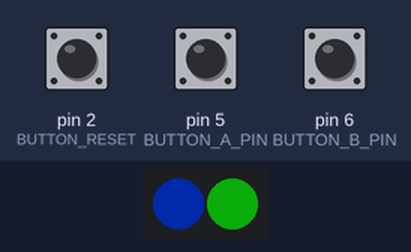
The sketch below on a simulated Arduino Leonardo, built with avr-gcc and run on an emulated ATmega32U4. Parts: 2 RGB LEDs in strip order, left to right. The inputs (shaded band) are chosen by the test bench; at power-on: pin 2 (BUTTON_RESET) HIGH, pin 5 (BUTTON_A_PIN) HIGH, pin 6 (BUTTON_B_PIN) HIGH. Dim RGB values are drawn brighter than linear; USB keyboard and mouse output is not drawn.

Above: at 1.2 s.
1.3 s: pin 2 (BUTTON_RESET) pulled LOW for 0.15 s
At 1.9 s:
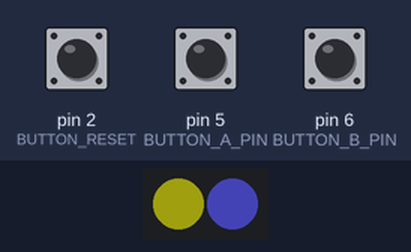
2.9 s: pin 5 (BUTTON_A_PIN) pulled LOW for 0.15 s
At 2.99 s:
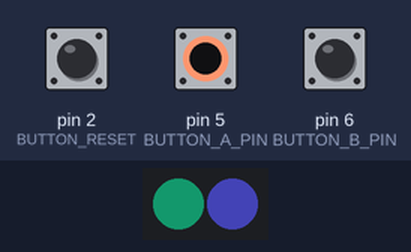
4.5 s: pin 6 (BUTTON_B_PIN) pulled LOW for 0.15 s
At 4.59 s:
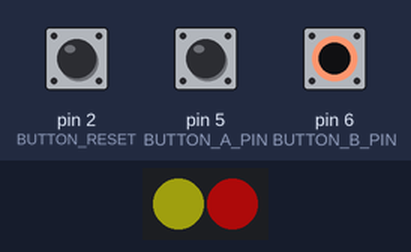
6.1 s: pin 6 (BUTTON_B_PIN) pulled LOW for 3.2 s
At 10.4 s:
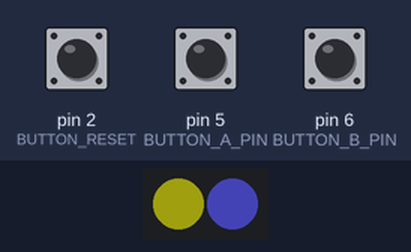
10.8 s: pin 2 (BUTTON_RESET) pulled LOW for 1 s
At 11.5 s:
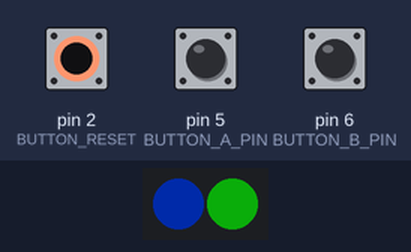
13.3 s: pin 5 (BUTTON_A_PIN) pulled LOW for 1 s
At 13.8 s:
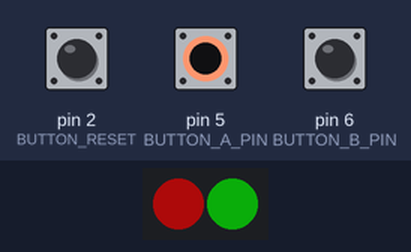
Timing chart, 0 to 16.3 s (numbered marks = the images above; inputs shaded):
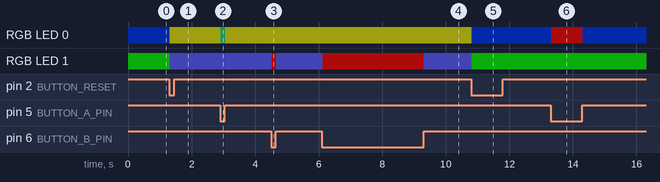

Measured:
- after the input at 1.3 s, RGB LED 0: RGB(0, 11, 44) → RGB(31, 31, 3) at once; RGB LED 1: RGB(3, 51, 3) → RGB(24, 24, 65) at once
- after the input at 2.9 s, RGB LED 0: RGB(31, 31, 3) → RGB(3, 24, 17) at once, → RGB(31, 31, 3) 0.14 s later
- after the input at 4.5 s, RGB LED 1: RGB(24, 24, 65) → RGB(51, 3, 3) at once, → RGB(24, 24, 65) 0.14 s later
- after the input at 6.1 s, RGB LED 1: RGB(24, 24, 65) → RGB(51, 3, 3) at once, → RGB(24, 24, 65) 3.2 s later
- after the input at 10.8 s, RGB LED 0: RGB(31, 31, 3) → RGB(0, 11, 44) at once; RGB LED 1: RGB(24, 24, 65) → RGB(3, 51, 3) at once
- after the input at 13.3 s, RGB LED 0: RGB(0, 11, 44) → RGB(51, 3, 3) at once, → RGB(0, 11, 44) 0.99 s later

The sketch:

1x2_Keypad.ino
```cpp
#include "defines.h"

#include <Adafruit_NeoPixel.h>
#include <Keyboard.h>

Adafruit_NeoPixel strip(NUM_LEDS, LED_PIN, NEO_GRB + NEO_KHZ800);

// ---------------- SETUP ----------------
void setup() {
  pinMode(BUTTON_A_PIN, INPUT_PULLUP);
  pinMode(BUTTON_B_PIN, INPUT_PULLUP);
  pinMode(BUTTON_RESET, INPUT_PULLUP);

  strip.begin();
  strip.setBrightness(176);

  // Define colors
  blueMid       = strip.Color(0, 17, 65);
  greenBright   = strip.Color(0, 128, 0);
  greenMid      = strip.Color(0, 42, 5);
  grey          = strip.Color(5, 5, 5);
  lightGrey     = strip.Color(12, 20, 20);
  mintLight     = strip.Color(28, 74, 44);
  red           = strip.Color(75, 5, 5);
  green         = strip.Color(5, 75, 5);
  blue          = strip.Color(5, 5, 75);
  lightPurple   = strip.Color(35, 35, 95);
  yellow        = strip.Color(45, 45, 5);
  darkYellow    = strip.Color(15, 15, 5);
  teal          = strip.Color(5, 35, 25);
  orange        = strip.Color(100, 50, 0);
  dullRed       = strip.Color(26, 0, 0);
  FOLDER        = strip.Color(95, 77, 28);
  FOX           = strip.Color(200, 54, 8);
  EDIT          = strip.Color(50, 115, 25);
  CALC          = strip.Color(53, 56, 59);
  off           = strip.Color(0, 0, 0);

  // Now that colors exist, configure modes
  modes[0] = { blueMid, red, green, orange };       // Mode 0: Copy / Paste
  modes[1] = { yellow, teal, lightPurple, red };    // Mode 1: Find / Save

  // Set initial mode colors
  applyModeColors();

  Keyboard.begin();
}

// ---------------- LOOP ----------------
void loop() {
  handleButton(BUTTON_A_PIN, lastButtonStateA, lastDebounceTimeA, buttonA);
  handleButton(BUTTON_B_PIN, lastButtonStateB, lastDebounceTimeB, buttonB);
  handleButton(BUTTON_RESET, lastButtonStateR, lastDebounceTimeR, buttonR);
}

// ---------------- BUTTON HANDLER ----------------
void handleButton(int pin, int &lastState, unsigned long &lastTime, int buttonID) {
  int reading = digitalRead(pin);

  if (reading != lastState) {
    lastTime = millis();
  }

  if ((millis() - lastTime) > debounceDelay) {
    if (reading == LOW) {

      // Button pressed
      if (buttonID == buttonA) {
        if (!buttonLatchA) {
          buttonLatchA = true;
          strip.setPixelColor(buttonA, modes[currentMode].colorA_pressed);
          performAction(buttonA);
          lastKeyTimeA = millis();
        }
      }
      else if (buttonID == buttonB) {
        if (!buttonLatchB) {
          buttonLatchB = true;
          strip.setPixelColor(buttonB, modes[currentMode].colorB_pressed);
          if (millis() - lastKeyTimeB > keyRepeatDelay) {
            performAction(buttonB);
            lastKeyTimeB = millis();
          }
        }
      }
      else if (buttonID == buttonR) {
        if (!buttonLatchR) {
          buttonLatchR = true;
          currentMode = (currentMode + 1) % totalModes;
          applyModeColors();
        }
      }
      strip.show();
    } else {
      // Button released → restore defaults
      if (buttonID == buttonA) {
        buttonLatchA = false;
        strip.setPixelColor(buttonA, modes[currentMode].colorA_default);
      } else if (buttonID == buttonB) {
        buttonLatchB = false;
        strip.setPixelColor(buttonB, modes[currentMode].colorB_default);
      } else if (buttonID == buttonR) {
        buttonLatchR = false;
      }
      strip.show();
    }
  }
  lastState = reading;
}

// ---------------- ACTIONS ----------------
void performAction(int buttonID) {
  switch (currentMode) {
    case 0: // Copy / Paste
      if (buttonID == buttonA) {
        Keyboard.press(KEY_LEFT_CTRL); Keyboard.press('c');
        delay(10); Keyboard.releaseAll();
      } else if (buttonID == buttonB) {
        Keyboard.press(KEY_LEFT_CTRL); Keyboard.press('v');
        delay(10); Keyboard.releaseAll();
      }
      break;

    case 1: // Find / Save
      if (buttonID == buttonA) {
        Keyboard.press(KEY_LEFT_CTRL); Keyboard.press('f');
        delay(10); Keyboard.releaseAll();
      } else if (buttonID == buttonB) {
        Keyboard.press(KEY_LEFT_CTRL); Keyboard.press('s');
        delay(10); Keyboard.releaseAll();
      }
      break;
  }
}

// ---------------- HELPERS ----------------
void applyModeColors() {
  strip.setPixelColor(buttonA, modes[currentMode].colorA_default);
  strip.setPixelColor(buttonB, modes[currentMode].colorB_default);
  strip.show();
}
```

defines.h
```cpp
// Pins
#define BUTTON_A_PIN   5
#define BUTTON_B_PIN   6
#define BUTTON_RESET   2
#define LED_PIN        3

// LEDs
#define NUM_LEDS       2

// Button debounce
unsigned long lastDebounceTimeA = 0;
unsigned long lastDebounceTimeB = 0;
unsigned long lastDebounceTimeR = 0;
const unsigned long debounceDelay = 10;

// Key repeat suppression
unsigned long lastKeyTimeA = 0;
unsigned long lastKeyTimeB = 0;
const unsigned long keyRepeatDelay = 0;

int lastButtonStateA = HIGH;
int lastButtonStateB = HIGH;
int lastButtonStateR = HIGH;

bool buttonLatchA = false;
bool buttonLatchB = false;
bool buttonLatchR = false;

// Button IDs
uint8_t buttonA = 0;
uint8_t buttonB = 1;
uint8_t buttonR = 2;

// ---------------- COLORS ----------------
uint32_t blueMid;
uint32_t greenBright;
uint32_t greenMid;
uint32_t grey;
uint32_t lightGrey;
uint32_t mintLight;
uint32_t red;
uint32_t green;
uint32_t blue;
uint32_t lightPurple;
uint32_t yellow;
uint32_t darkYellow;
uint32_t teal;
uint32_t orange;
uint32_t dullRed;
uint32_t FOLDER;
uint32_t FOX;
uint32_t EDIT;
uint32_t CALC;
uint32_t off;

// ---------------- MODE CONFIG ----------------
struct ModeConfig {
  uint32_t colorA_default;
  uint32_t colorA_pressed;
  uint32_t colorB_default;
  uint32_t colorB_pressed;
};

// Allocate space - filled in setup()
ModeConfig modes[2];

int currentMode = 0;
const int totalModes = sizeof(modes) / sizeof(modes[0]);
```
